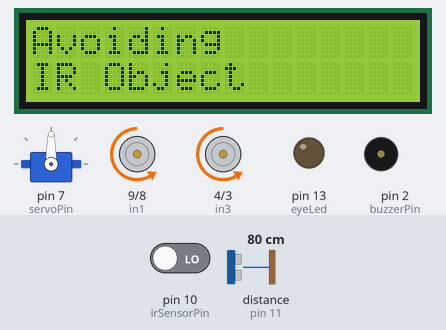
The sketch below on a simulated Arduino Uno, built with avr-gcc and run on an emulated ATmega328P. Shown: 16×2 character LCD, servo, motor-driver pin pairs drawn as motors (green arrow = first pin HIGH = forward, orange = second pin HIGH = backward, longer = more drive, scaled by the enable pin), output pins drawn as LEDs (lit = HIGH), buzzer (waves = sounding). Wiring (inferred from the names in the program): ultrasonic range finder: trigger pin 12; echo pin 11. The test bench sets the inputs (shaded band); at power-on: pin 10 (irSensorPin) LOW, distance to the obstacle (sensor on pin 11) 80 cm. The echo pulse lasts 58.3 µs per cm; pins used as bus, display or sensor lines are not drawn.

Above: at 3.2 s.
3.3 s: pin 10 (irSensorPin) driven HIGH
At 4.7 s:
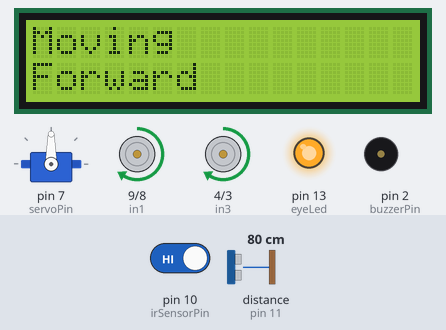
5.9 s: distance to the obstacle (sensor on pin 11) set to 17 cm
At 6.09 s:
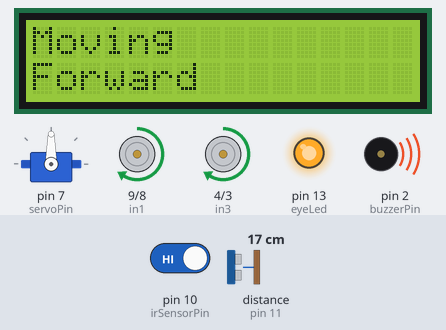
9.3 s: distance to the obstacle (sensor on pin 11) set to 13 cm
At 11.2 s:
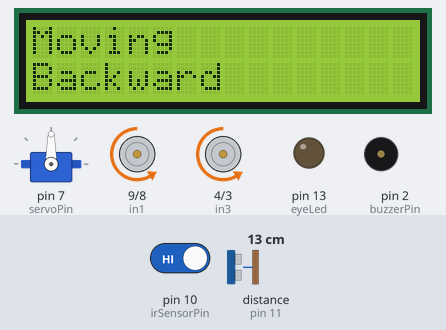
13.4 s: distance to the obstacle (sensor on pin 11) set to 2 cm
At 14.3 s:
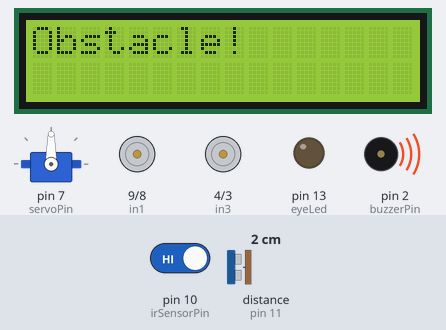
17.2 s: pin 10 (irSensorPin) driven LOW
At 17.2 s:
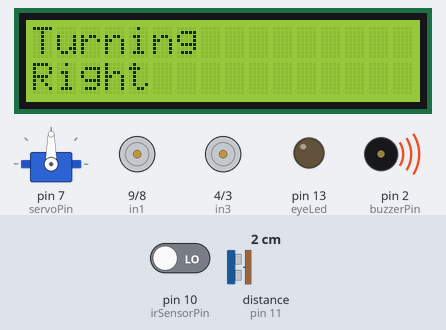
21.1 s: pin 10 (irSensorPin) driven HIGH
At 25.2 s:
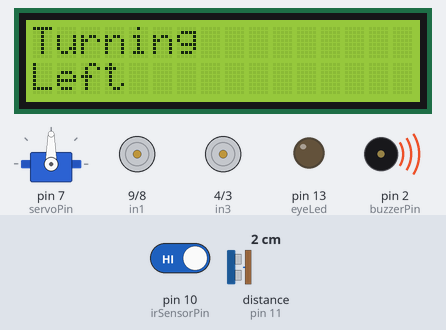
Timing chart, 0 to 27.3 s (numbered marks = the images above; inputs shaded):
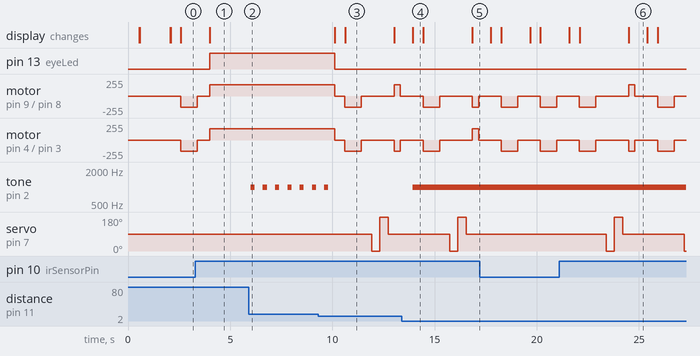

The sketch:

RobieJr.ino
```cpp
// --- Libraries ---
#include <Servo.h>             // Include the Servo library for controlling the ultrasonic sensor's servo motor
#include <LiquidCrystal.h>     // Include liquid crystal library for LCD

// --- Motor A Pins ---
const int enA = 6;             // Enable pin for Motor A (PWM)
const int in1 = 9;             // Control pin 1 for Motor A
const int in2 = 8;             // Control pin 2 for Motor A

// --- Motor B Pins ---
const int enB = 5;             // Enable pin for Motor B (PWM)
const int in3 = 4;             // Control pin 1 for Motor B
const int in4 = 3;             // Control pin 2 for Motor B

// --- Ultrasonic Sensor Pins ---
const int trigPin = 12;        // Trigger pin for ultrasonic sensor
const int echoPin = 11;        // Echo pin for ultrasonic sensor

// --- Servo Motor Pin ---
const int servoPin = 7;        // Control pin for the servo motor
Servo scanner;                 // Create a Servo object to control the scanner

// --- Buzzer Pin ---
const int buzzerPin = 2;       // Control pin for the buzzer

// --- IR Sensor Pin ---
const int irSensorPin = 10;    // Digital pin for IR obstacle sensor

// --- LED as an eye ---
const int eyeLed = 13;         // LED eye on pin 13

// --- LCD on analog pins A0–A5 ---
LiquidCrystal lcd(A0, A1, A2, A3, A4, A5); // (RS, E, D4, D5, D6, D7)

// LCD glitch prevention
String lastLine1 = "";
String lastLine2 = "";

// --- Initial Setup ---
void setup() {
  delay(500); // Give power rails time to stabilize

  // Initialize output pins
  pinMode(eyeLed, OUTPUT);
  pinMode(enA, OUTPUT);
  pinMode(in1, OUTPUT);
  pinMode(in2, OUTPUT);
  pinMode(enB, OUTPUT);
  pinMode(in3, OUTPUT);
  pinMode(in4, OUTPUT);
  pinMode(trigPin, OUTPUT);
  pinMode(echoPin, INPUT);
  pinMode(buzzerPin, OUTPUT);
  pinMode(irSensorPin, INPUT); // IR sensor as input

  // Setup LCD
  lcd.begin(16, 2);
  delay(5);
  lcd.setCursor(0, 0);
  lcd.print("Robie Jr. Ready!");
  delay(1500);
  lcd.clear();

  // Attach servo
  scanner.attach(servoPin);

  // Set initial motor speeds
  setMotorSpeed(170, 170);
}

// --- Main Loop ---
void loop() {
  long distance = readDistance();
  bool irObstacle = digitalRead(irSensorPin) == LOW; // LOW = Obstacle detected

  controlBuzzer(distance);

  // IR Sensor takes priority
  if (irObstacle) {
    stopMotors();
    lcdStatus("IR Obstacle!", "");
    delay(500);
    moveBackward();
    lcdStatus("Avoiding", "IR Object");
    delay(800);
    stopMotors();
    delay(500);
  }
  // Ultrasonic obstacle avoidance
  else if (distance > 0 && distance < 15) {
    stopMotors();
    lcdStatus("Obstacle!", "");
    delay(500);
    moveBackward();
    lcdStatus("Moving", "Backward");
    delay(800);
    stopMotors();
    delay(500);
    String direction = scanAndChooseDirection();
    if (direction == "LEFT") {
      turnLeft();
      lcdStatus("Turning", "Left");
      delay(300);
    } else {
      turnRight();
      lcdStatus("Turning", "Right");
      delay(300);
    }
    stopMotors();
    delay(500);
  } else {
    moveForward();
    lcdStatus("Moving", "Forward");
  }

  delay(100);
}

// --- Function Definitions ---

void setMotorSpeed(int speedA, int speedB) {
  analogWrite(enA, speedA);
  analogWrite(enB, speedB);
}

long readDistance() {
  digitalWrite(trigPin, LOW);
  delayMicroseconds(2);
  digitalWrite(trigPin, HIGH);
  delayMicroseconds(10);
  digitalWrite(trigPin, LOW);
  long duration = pulseIn(echoPin, HIGH);
  return duration * 0.034 / 2;
}

void controlBuzzer(long distance) {
  if (distance > 0 && distance < 5) {
    tone(buzzerPin, 1000);
  } else if (distance >= 5 && distance < 10) {
    tone(buzzerPin, 1000); delay(100); noTone(buzzerPin); delay(100);
  } else if (distance >= 10 && distance < 20) {
    tone(buzzerPin, 1000); delay(200); noTone(buzzerPin); delay(300);
  } else {
    noTone(buzzerPin);
  }
}

String scanAndChooseDirection() {
  long leftDist, rightDist;
  scanner.write(0);
  delay(400);
  rightDist = readDistance();
  scanner.write(190);
  delay(400);
  leftDist = readDistance();
  scanner.write(90);
  delay(300);
  return (rightDist > leftDist) ? "RIGHT" : "LEFT";
}

void moveForward() {
  digitalWrite(in1, HIGH); digitalWrite(in2, LOW);
  digitalWrite(in3, HIGH); digitalWrite(in4, LOW);
  digitalWrite(eyeLed, HIGH);
}

void moveBackward() {
  digitalWrite(in1, LOW); digitalWrite(in2, HIGH);
  digitalWrite(in3, LOW); digitalWrite(in4, HIGH);
  digitalWrite(eyeLed, LOW);
}

void turnRight() {
  digitalWrite(in1, LOW); digitalWrite(in2, HIGH);
  digitalWrite(in3, HIGH); digitalWrite(in4, LOW);
  digitalWrite(eyeLed, LOW);
}

void turnLeft() {
  digitalWrite(in1, HIGH); digitalWrite(in2, LOW);
  digitalWrite(in3, LOW); digitalWrite(in4, HIGH);
  digitalWrite(eyeLed, LOW);
}

void stopMotors() {
  digitalWrite(in1, LOW); digitalWrite(in2, LOW);
  digitalWrite(in3, LOW); digitalWrite(in4, LOW);
  digitalWrite(eyeLed, LOW);
}

void lcdStatus(String line1, String line2) {
  if (line1 != lastLine1 || line2 != lastLine2) {
    lcd.setCursor(0, 0);
    lcd.print("                ");
    lcd.setCursor(0, 0);
    lcd.print(line1);
    lcd.setCursor(0, 1);
    lcd.print("                ");
    lcd.setCursor(0, 1);
    lcd.print(line2);
    lastLine1 = line1;
    lastLine2 = line2;
  }
}

void blinkEye(int times) {
  for (int i = 0; i < times; i++) {
    digitalWrite(eyeLed, HIGH); delay(150);
    digitalWrite(eyeLed, LOW); delay(150);
  }
}
```

Measured:
- the behaviour switches between 16 and 15 cm on distance to the obstacle (sensor on pin 11) (found by bisection; images 2 and 3)
- after the input at 3.3 s, pin 13 (eyeLed): LOW → HIGH after 0.70 s; the display: changes after 0.70 s (image 1)
- after the input at 5.9 s, tone on pin 2 (buzzerPin): alternates 1000 Hz for 0.20 s and silent for 0.40 s, starting after 0.10 s
- after the input at 9.3 s, pin 13 (eyeLed): HIGH → LOW after 0.81 s; motor on pin 9 (in1) / pin 8 (in2): forward 170/255 → stopped after 0.81 s, → backward 170/255 0.51 s later, → stopped 0.81 s later, → forward 170/255 1.6 s later, … (5 changes in this stretch)
- after the input at 13.4 s, tone on pin 2 (buzzerPin): goes on until 13.9 s, then stays 1000 Hz
- after the input at 17.2 s, servo on pin 7 (servoPin): stays 90° (without the input it goes to 0° after 2.4 s)
- after the input at 21.1 s, servo on pin 7 (servoPin): 90° → 0° after 2.3 s, → 180° 0.40 s later, → 90° 0.40 s later, → 0° 3.0 s later; the display: first changes after 0.49 s (image 6 shows a later state)
